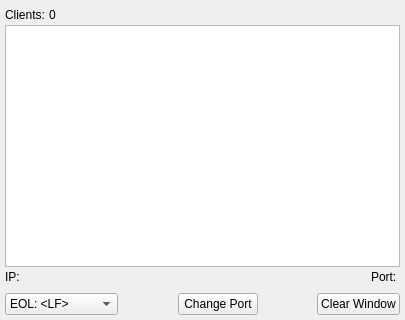
<?xml version="1.0" encoding="UTF-8"?>
<ui version="4.0">
 <class>MyServerView</class>
 <widget class="QWidget" name="MyServerView">
  <property name="geometry">
   <rect>
    <x>0</x>
    <y>0</y>
    <width>405</width>
    <height>320</height>
   </rect>
  </property>
  <property name="windowTitle">
   <string>Form</string>
  </property>
  <layout class="QVBoxLayout" name="verticalLayout_2">
   <property name="leftMargin">
    <number>5</number>
   </property>
   <property name="topMargin">
    <number>5</number>
   </property>
   <property name="rightMargin">
    <number>5</number>
   </property>
   <property name="bottomMargin">
    <number>5</number>
   </property>
   <item>
    <layout class="QVBoxLayout" name="verticalLayout">
     <property name="spacing">
      <number>0</number>
     </property>
     <item>
      <layout class="QHBoxLayout" name="horizontalLayout">
       <item>
        <widget class="QLabel" name="label_2">
         <property name="text">
          <string>Clients: </string>
         </property>
        </widget>
       </item>
       <item>
        <widget class="QLabel" name="ClientsNumLabel">
         <property name="text">
          <string>0</string>
         </property>
        </widget>
       </item>
       <item>
        <spacer name="horizontalSpacer_2">
         <property name="orientation">
          <enum>Qt::Horizontal</enum>
         </property>
         <property name="sizeHint" stdset="0">
          <size>
           <width>40</width>
           <height>20</height>
          </size>
         </property>
        </spacer>
       </item>
      </layout>
     </item>
     <item>
      <widget class="QTextEdit" name="textEdit">
       <property name="readOnly">
        <bool>true</bool>
       </property>
      </widget>
     </item>
     <item>
      <layout class="QHBoxLayout" name="horizontalLayout_3">
       <item>
        <widget class="QLabel" name="ipLabel">
         <property name="text">
          <string>IP:</string>
         </property>
        </widget>
       </item>
       <item>
        <spacer name="horizontalSpacer">
         <property name="orientation">
          <enum>Qt::Horizontal</enum>
         </property>
         <property name="sizeHint" stdset="0">
          <size>
           <width>40</width>
           <height>20</height>
          </size>
         </property>
        </spacer>
       </item>
       <item>
        <widget class="QLabel" name="PortNumLabel">
         <property name="text">
          <string>Port: </string>
         </property>
        </widget>
       </item>
      </layout>
     </item>
    </layout>
   </item>
   <item>
    <layout class="QHBoxLayout" name="horizontalLayout_2">
     <item>
      <widget class="QComboBox" name="eolComboBox">
       <item>
        <property name="text">
         <string>EOL: &lt;LF&gt;</string>
        </property>
       </item>
       <item>
        <property name="text">
         <string>EOL: &lt;CR&gt;</string>
        </property>
       </item>
       <item>
        <property name="text">
         <string>EOL: &lt;CR+LF&gt;</string>
        </property>
       </item>
       <item>
        <property name="text">
         <string>EOL: &lt;LF+CR&gt;</string>
        </property>
       </item>
       <item>
        <property name="text">
         <string>EOL: None</string>
        </property>
       </item>
      </widget>
     </item>
     <item>
      <spacer name="horizontalSpacer_5">
       <property name="orientation">
        <enum>Qt::Horizontal</enum>
       </property>
       <property name="sizeHint" stdset="0">
        <size>
         <width>40</width>
         <height>20</height>
        </size>
       </property>
      </spacer>
     </item>
     <item>
      <widget class="QPushButton" name="PortPushButton">
       <property name="enabled">
        <bool>true</bool>
       </property>
       <property name="text">
        <string>Change Port</string>
       </property>
      </widget>
     </item>
     <item>
      <spacer name="horizontalSpacer_3">
       <property name="orientation">
        <enum>Qt::Horizontal</enum>
       </property>
       <property name="sizeHint" stdset="0">
        <size>
         <width>40</width>
         <height>20</height>
        </size>
       </property>
      </spacer>
     </item>
     <item>
      <widget class="QPushButton" name="ClearWindowButton">
       <property name="text">
        <string>Clear Window</string>
       </property>
      </widget>
     </item>
    </layout>
   </item>
  </layout>
 </widget>
 <resources/>
 <connections/>
</ui>
